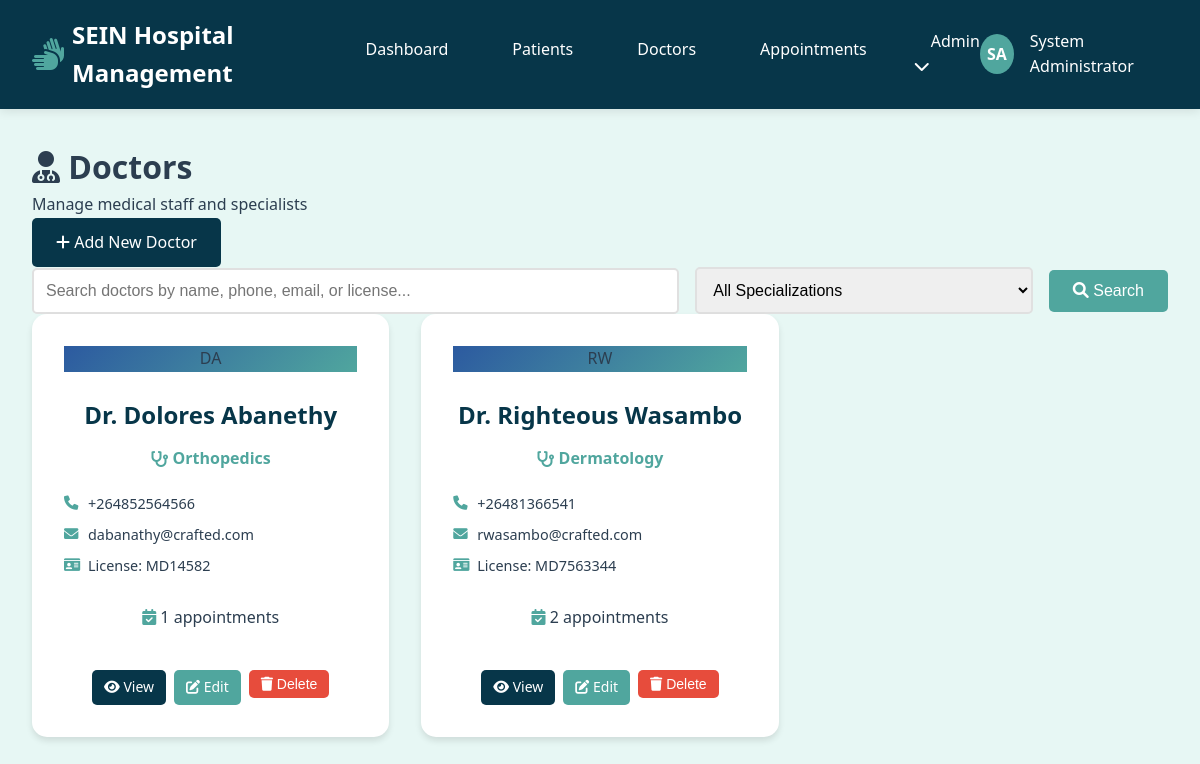
The app's page /doctors (signed in), older data.
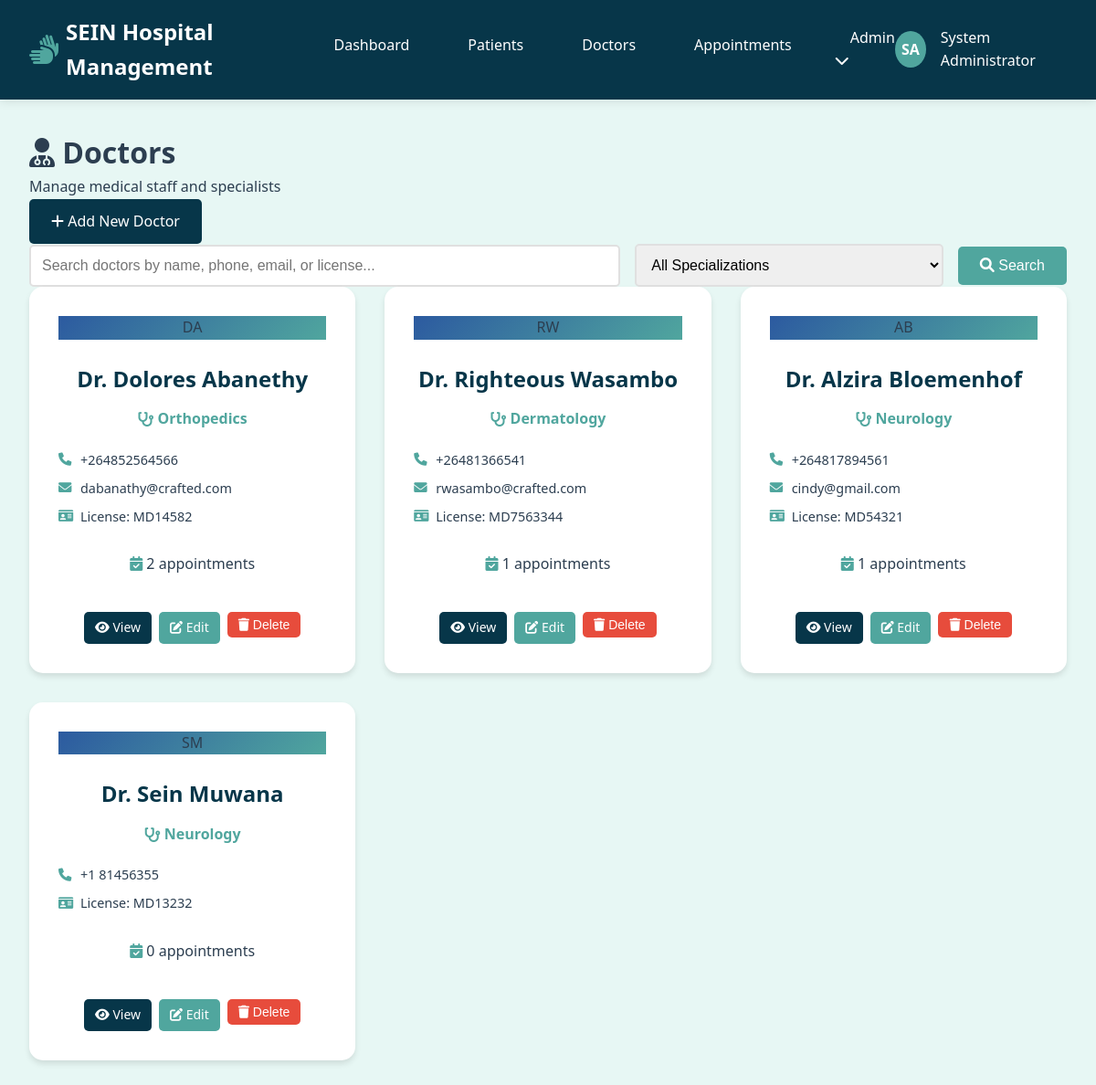
The same page, newer data.
### hospital/app.py (models this page shows)
class Doctor(db.Model):
    id = db.Column(db.Integer, primary_key=True)
    first_name = db.Column(db.String(50), nullable=False)
    last_name = db.Column(db.String(50), nullable=False)
    phone = db.Column(db.String(20))
    email = db.Column(db.String(100))
    specialization_id = db.Column(db.Integer, db.ForeignKey('specialization.id'), nullable=False)
    license_number = db.Column(db.String(50), unique=True)
    created_at = db.Column(db.DateTime, default=datetime.utcnow)
    appointments = db.relationship('Appointment', backref='doctor_ref', lazy=True)

class Specialization(db.Model):
    id = db.Column(db.Integer, primary_key=True)
    name = db.Column(db.String(100), unique=True, nullable=False)
    doctors = db.relationship('Doctor', backref='specialization_ref', lazy=True)

### hospital/app.py (the view, shortened to what this page needs)
@app.route('/doctors')
def doctors():
    if 'user_id' not in session:
        return redirect(url_for('login'))
    search = request.args.get('search', '')
    specialization_filter = request.args.get('specialization', '')
    page = request.args.get('page', 1, type=int)
    per_page = 10
    query = Doctor.query.join(Specialization)
    if specialization_filter:
        query = query.filter(Doctor.specialization_id == specialization_filter)
    doctors = query.paginate(
        page=page, per_page=per_page, error_out=False
    )
    specializations = Specialization.query.all()
    return render_template('doctors/list.html',
                         doctors=doctors,
                         search=search,
                         specialization_filter=specialization_filter,
                         specializations=specializations)

### hospital/templates/doctors/list.html (shortened to what this page needs)
{% extends "base.html" %}
{% block content %}
<div class="page-header">
    <div class="page-title">
        <h1><i class="fas fa-user-md"></i> Doctors</h1>
        <p>Manage medical staff and specialists</p>
    </div>
    <div class="page-actions">
        <a href="{{ url_for('add_doctor') }}" class="btn btn-primary">
            <i class="fas fa-plus"></i> Add New Doctor
        </a>
    </div>
</div>
<div class="search-section">
    <form method="GET" class="search-form">
        <div class="search-filters">
            <div class="search-input-group">
                <input type="text" name="search" value="{{ search }}"
                       placeholder="Search doctors by name, phone, email, or license..."
                       class="form-control search-input">
                <select name="specialization" class="form-control specialization-filter">
                    <option value="">All Specializations</option>
                </select>
                <button type="submit" class="btn btn-secondary">
                    <i class="fas fa-search"></i> Search
                </button>
            </div>
        </div>
    </form>
</div>
<div class="doctors-grid">
    {% for doctor in doctors.items %}
    <div class="doctor-card">
        <div class="doctor-avatar">
            <div class="avatar-circle doctor-avatar-bg">
                {{ doctor.first_name[0] }}{{ doctor.last_name[0] }}
            </div>
        </div>
        <div class="doctor-info">
            <h3>Dr. {{ doctor.first_name }} {{ doctor.last_name }}</h3>
            <div class="doctor-specialization">
                <i class="fas fa-stethoscope"></i>
                {{ doctor.specialization_ref.name }}
            </div>
            <div class="doctor-details">
                {% if doctor.phone %}
                <p><i class="fas fa-phone"></i> {{ doctor.phone }}</p>
                {% endif %}
                {% if doctor.email %}
                <p><i class="fas fa-envelope"></i> {{ doctor.email }}</p>
                {% endif %}
                {% if doctor.license_number %}
                <p><i class="fas fa-id-card"></i> License: {{ doctor.license_number }}</p>
                {% endif %}
            </div>
            <div class="doctor-stats">
                <span class="stat-badge">
                    <i class="fas fa-calendar-check"></i>
                    {{ doctor.appointments|length }} appointments
                </span>
            </div>
        </div>
        <div class="doctor-actions">
            <a href="{{ url_for('doctor_detail', doctor_id=doctor.id) }}"
               class="btn btn-sm btn-primary">
                <i class="fas fa-eye"></i> View
            </a>
            <a href="{{ url_for('edit_doctor', doctor_id=doctor.id) }}"
               class="btn btn-sm btn-secondary">
                <i class="fas fa-edit"></i> Edit
            </a>
            <form method="POST" action="{{ url_for('delete_doctor', doctor_id=doctor.id) }}"
                  style="display: inline;"
                  onsubmit="return confirm('Are you sure you want to delete this doctor? This action cannot be undone if the doctor has no appointments.')">
                <button type="submit" class="btn btn-sm btn-danger">
                    <i class="fas fa-trash"></i> Delete
                </button>
            </form>
        </div>
    </div>
    {% endfor %}
</div>
{% endblock %}

Row changes from the older to the newer data that the page shows:
computed for Doctor "Dolores": appointments|length "1" → "2"
computed for Doctor "Righteous": appointments|length "2" → "1"
added Doctor: first_name "A", last_name "B", first_name "Alzira", last_name "Bloemenhof", specialization_ref.name "Neurology", phone "+264817894561", email "cindy@gmail.com", license_number "MD54321", appointments|length "1"
added Doctor: first_name "S", last_name "M", first_name "Sein", last_name "Muwana", specialization_ref.name "Neurology", phone "+1 81456355", license_number "MD13232", appointments|length "0"
